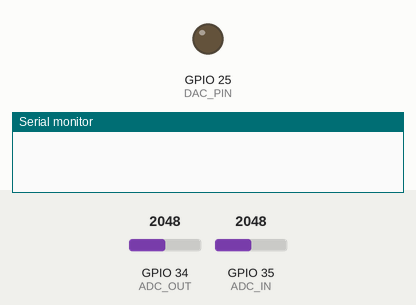
Simulated run of this sketch. Board: ESP32. On the bench: output pins drawn as LEDs (lit = HIGH), the last lines printed to the serial monitor. Dashed ring = blinking. Inputs (shaded band) come from the test bench; at power-on: GPIO 35 (ADC_IN) = 2048, GPIO 34 (ADC_OUT) = 2048 (analog values on the 0–4095 scale).

Above: at 0.0 s.
At 6.2 s:
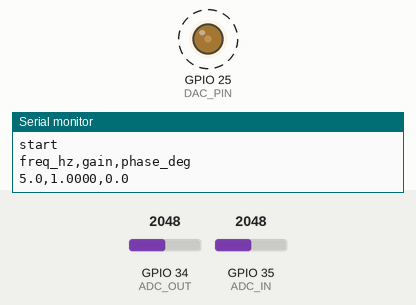
6.3 s: GPIO 35 (ADC_IN) set to 0
9.3 s: GPIO 34 (ADC_OUT) set to 0
Timing chart, 0 to 10.3 s (numbered marks = the images above; inputs shaded):
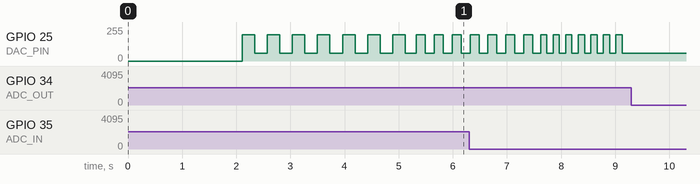

Measured:
- by itself, GPIO 25 (DAC_PIN): alternates 198/255 for 0.23 s and 58/255 for 0.23 s

The sketch:

esp32_bode.ino
```cpp
// Week 1: measure a real Bode plot of a breadboard RC filter with an ESP32 DevKit V1.
//   G25 (DAC) -> sine wave into the filter;  G35 (ADC) reads the filter input;  G34 (ADC) reads the output.
// For each test frequency the ESP32 plays the sine, samples both pins at 10 kHz, and uses a
// lock-in (multiply by sin and cos, then average) to get each wave's size and timing.
// Prints one CSV line per frequency: freq_hz,gain,phase_deg   (gain = output size / input size)

#include <math.h>

const int DAC_PIN = 25, ADC_IN = 35, ADC_OUT = 34;
const float FS = 10000.0;                       // samples per second (one every 100 µs)
const int DAC_MID = 128, DAC_AMP = 70;          // sine around 1.65 V, about ±0.9 V
const float FREQS[] = {5, 7, 10, 15, 20, 30, 50, 70, 100, 150, 200, 300, 500, 700, 1000};

void measure(float f, float &gain, float &phaseDeg) {
  int cycles = max(5, (int)(f * 0.5));          // at least 5 cycles, about half a second
  int settle = (int)(2 * FS / f);               // first 2 cycles let the filter settle
  int n = (int)lround(cycles * FS / f);
  double si = 0, ci = 0, so = 0, co = 0;
  uint32_t t0 = micros();
  for (int i = 0; i < settle + n; i++) {
    while ((uint32_t)(micros() - t0) < (uint32_t)(i * 1e6 / FS)) {}   // wait for this sample's time
    double ph = 2 * M_PI * f * i / FS;
    dacWrite(DAC_PIN, DAC_MID + (int)lround(DAC_AMP * sin(ph)));
    int vin = analogRead(ADC_IN), vout = analogRead(ADC_OUT);
    if (i >= settle) {
      si += vin * sin(ph);  ci += vin * cos(ph);
      so += vout * sin(ph); co += vout * cos(ph);
    }
  }
  double ain = hypot(si, ci), aout = hypot(so, co);
  gain = aout / ain;
  phaseDeg = (atan2(co, so) - atan2(ci, si)) * 180 / M_PI;
  if (phaseDeg > 180) phaseDeg -= 360;
  if (phaseDeg < -180) phaseDeg += 360;
}

void setup() {
  Serial.begin(115200);
  analogReadResolution(12);
  analogSetAttenuation(ADC_11db);               // ADC range about 0–3.1 V
  delay(2000);
}

void loop() {
  Serial.println("start");
  Serial.println("freq_hz,gain,phase_deg");
  for (float f : FREQS) {
    float g, p;
    measure(f, g, p);
    Serial.printf("%.1f,%.4f,%.1f\n", f, g, p);
  }
  Serial.println("done");
  dacWrite(DAC_PIN, DAC_MID);
  delay(5000);                                  // repeat the sweep every few seconds
}
```
